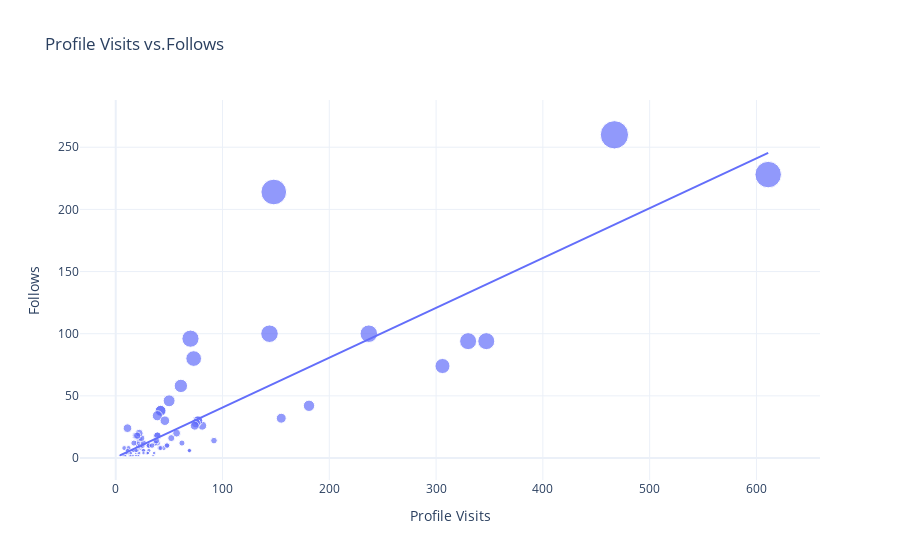

Notebook code for this chart:
### Markdown cell above
Q.9: Have a look at the relationship between the number of profile visits and follows as shown
below

### Code cell
figure=px.scatter(data_frame=data,x="Profile Visits",y="Follows",size="Follows",trendline="ols",title="Profile Visits vs.Follows")
figure.show()

### Figure 1 — Plotly figure (JSON) as saved in the notebook; plotly's stock layout.template omitted (floating-point values rounded to 4 significant figures)
{"data": [{"hovertemplate": "Profile Visits=%{x}<br>Follows=%{marker.size}<extra></extra>", "legendgroup": "", "marker": {"color": "#636efa", "size": [2, 10, 12, 8, 0, 2, 0, 6, 4, 6, 4, 0, 2, 4, 42, 6, 2, 2, 30, 0, 0, 24, 100, 2, 4, 6, 6, 6, 2, 2, 20, 2, 4, 8, 26, 2, 2, 4, 0, 2, 94, 8, 18, 10, 4, 4, 4, 4, 18, 38, 10, 12, 4, 4, 74, 0, 6, 6, 0, 6, 12, 10, 8, 8, 46, 12, 10, 94, 6, 10, 6, 4, 12, 16, 12, 8, 32, 8, 16, 6, 10, 10, 6, 2, 2, 30, 0, 4, 4, 18, 38, 10, 2, 4, 6, 6, 6, 2, 2, 14, 8, 14, 28, 18, 12, 34, 26, 260, 16, 96, 20, 30, 58, 100, 80, 18, 10, 214, 228], "sizemode": "area", "sizeref": 0.65, "symbol": "circle"}, "mode": "markers", "name": "", "orientation": "v", "showlegend": false, "type": "scatter", "x": [35, 48, 62, 23, 8, 9, 26, 12, 36, 31, 29, 15, 8, 20, 181, 17, 16, 21, 77, 10, 9, 11, 144, 14, 10, 19, 69, 11, 19, 9, 57, 13, 11, 24, 81, 4, 7, 14, 18, 8, 330, 21, 19, 32, 19, 21, 14, 30, 39, 42, 31, 20, 12, 22, 306, 13, 26, 16, 15, 15, 39, 21, 8, 45, 50, 37, 25, 347, 26, 48, 16, 26, 17, 52, 22, 41, 155, 12, 22, 20, 23, 25, 17, 16, 21, 77, 10, 14, 30, 39, 42, 31, 14, 10, 19, 69, 11, 19, 9, 38, 42, 92, 75, 21, 26, 39, 74, 467, 24, 70, 22, 46, 61, 237, 73, 20, 34, 148, 611], "xaxis": "x", "y": [2, 10, 12, 8, 0, 2, 0, 6, 4, 6, 4, 0, 2, 4, 42, 6, 2, 2, 30, 0, 0, 24, 100, 2, 4, 6, 6, 6, 2, 2, 20, 2, 4, 8, 26, 2, 2, 4, 0, 2, 94, 8, 18, 10, 4, 4, 4, 4, 18, 38, 10, 12, 4, 4, 74, 0, 6, 6, 0, 6, 12, 10, 8, 8, 46, 12, 10, 94, 6, 10, 6, 4, 12, 16, 12, 8, 32, 8, 16, 6, 10, 10, 6, 2, 2, 30, 0, 4, 4, 18, 38, 10, 2, 4, 6, 6, 6, 2, 2, 14, 8, 14, 28, 18, 12, 34, 26, 260, 16, 96, 20, 30, 58, 100, 80, 18, 10, 214, 228], "yaxis": "y"}, {"hovertemplate": "<b>OLS trendline</b><br>Follows = 0.400884 * Profile Visits + 0.46283<br>R<sup>2</sup>=0.727868<br><br>Profile Visits=%{x}<br>Follows=%{y} <b>(trend)</b><extra></extra>", "legendgroup": "", "marker": {"color": "#636efa", "symbol": "circle"}, "mode": "lines", "name": "", "showlegend": false, "type": "scatter", "x": [4, 7, 8, 8, 8, 8, 9, 9, 9, 9, 10, 10, 10, 10, 11, 11, 11, 11, 12, 12, 12, 13, 13, 14, 14, 14, 14, 14, 15, 15, 15, 16, 16, 16, 16, 17, 17, 17, 18, 19, 19, 19, 19, 19, 19, 20, 20, 20, 20, 21, 21, 21, 21, 21, 21, 22, 22, 22, 22, 23, 23, 24, 24, 25, 25, 26, 26, 26, 26, 26, 29, 30, 30, 31, 31, 31, 32, 34, 35, 36, 37, 38, 39, 39, 39, 39, 41, 42, 42, 42, 45, 46, 48, 48, 50, 52, 57, 61, 62, 69, 69, 70, 73, 74, 75, 77, 77, 81, 92, 144, 148, 155, 181, 237, 306, 330, 347, 467, 611], "xaxis": "x", "y": [2.066, 3.269, 3.67, 3.67, 3.67, 3.67, 4.071, 4.071, 4.071, 4.071, 4.472, 4.472, 4.472, 4.472, 4.873, 4.873, 4.873, 4.873, 5.273, 5.273, 5.273, 5.674, 5.674, 6.075, 6.075, 6.075, 6.075, 6.075, 6.476, 6.476, 6.476, 6.877, 6.877, 6.877, 6.877, 7.278, 7.278, 7.278, 7.679, 8.08, 8.08, 8.08, 8.08, 8.08, 8.08, 8.481, 8.481, 8.481, 8.481, 8.881, 8.881, 8.881, 8.881, 8.881, 8.881, 9.282, 9.282, 9.282, 9.282, 9.683, 9.683, 10.08, 10.08, 10.48, 10.48, 10.89, 10.89, 10.89, 10.89, 10.89, 12.09, 12.49, 12.49, 12.89, 12.89, 12.89, 13.29, 14.09, 14.49, 14.89, 15.3, 15.7, 16.1, 16.1, 16.1, 16.1, 16.9, 17.3, 17.3, 17.3, 18.5, 18.9, 19.71, 19.71, 20.51, 21.31, 23.31, 24.92, 25.32, 28.12, 28.12, 28.52, 29.73, 30.13, 30.53, 31.33, 31.33, 32.93, 37.34, 58.19, 59.79, 62.6, 73.02, 95.47, 123.1, 132.8, 139.6, 187.7, 245.4], "yaxis": "y"}], "layout": {"autosize": true, "legend": {"itemsizing": "constant", "tracegroupgap": 0}, "title": {"text": "Profile Visits vs.Follows"}, "xaxis": {"anchor": "y", "autorange": true, "domain": [0, 1], "range": [-32.63, 656.2], "title": {"text": "Profile Visits"}, "type": "linear"}, "yaxis": {"anchor": "x", "autorange": true, "domain": [0, 1], "range": [-21.79, 305.1], "title": {"text": "Follows"}, "type": "linear"}}}
